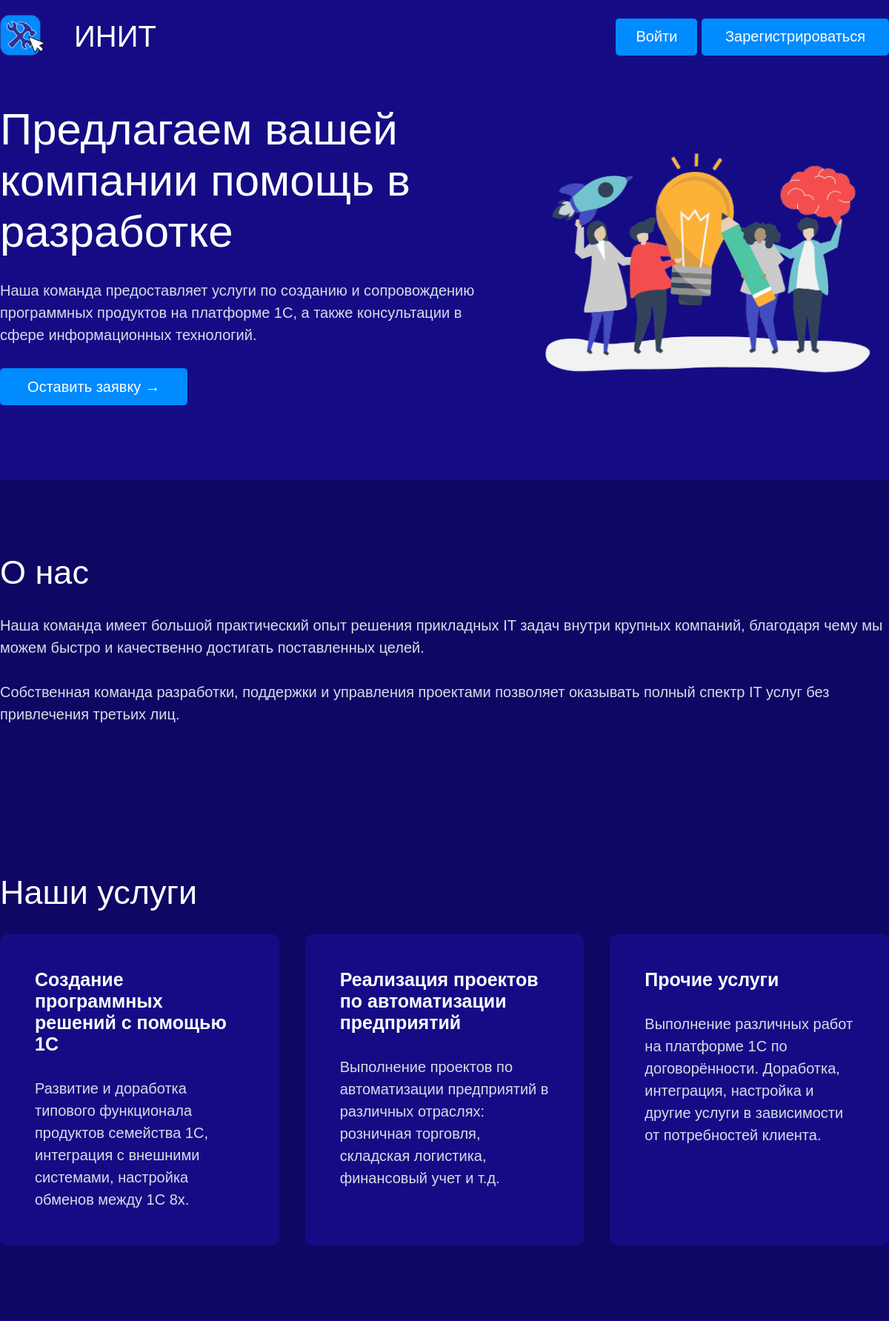
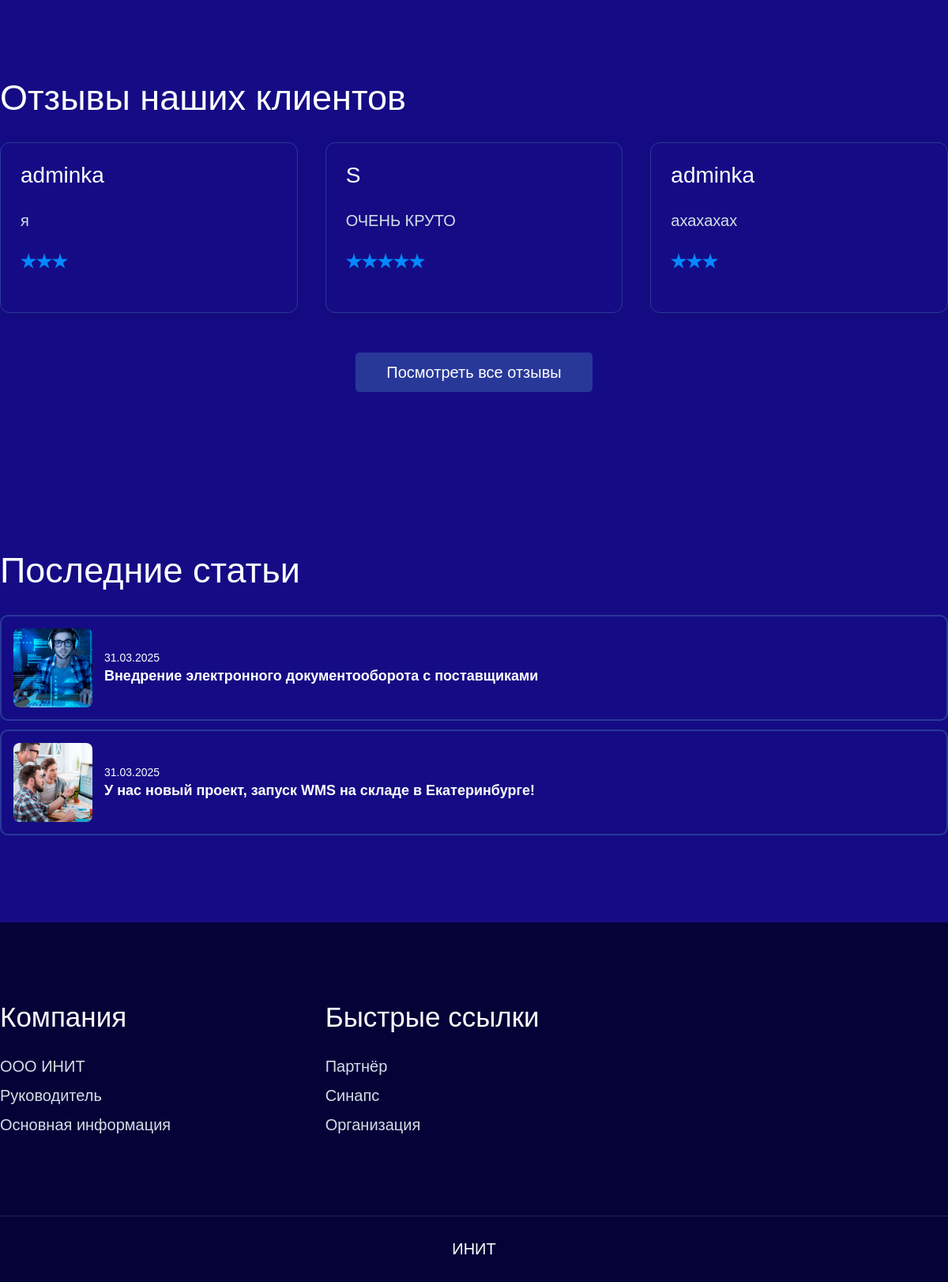
The page / on the database its author committed (2 pictures, top to bottom).
### services/models.py (models this page shows, shortened)
class Services(models.Model):
    title = models.CharField(max_length = 150)
    about = models.TextField()
    price = models.DecimalField(max_digits=10, decimal_places=2)

### feedback/models.py (models this page shows, shortened)
class Feedbacks(models.Model):
    author = models.ForeignKey(User, on_delete=models.CASCADE, related_name='reviews', verbose_name='Автор')
    content = models.TextField(verbose_name='Содержимое отзыва')
    rating = models.PositiveSmallIntegerField(
        validators=[MinValueValidator(1), MaxValueValidator(5)],
        verbose_name='Оценка'
    )
    created_at = models.DateTimeField(auto_now_add=True, verbose_name='Дата создания')
    class Meta:
        verbose_name = 'Отзыв'
        verbose_name_plural = 'Отзывы'
        ordering = ['-created_at']

### users/models.py (models this page shows)
class User(AbstractBaseUser, PermissionsMixin):
    login = models.CharField(
        max_length=50,
        unique=True,
        validators=[
            RegexValidator(
                regex=r'^[a-zA-Z0-9]+$',
                message="Логин должен содержать только латиницу и цифры."
            )
        ],
        verbose_name='Логин'
    )
    password = models.CharField(max_length=128, verbose_name='Пароль')
    full_name = models.CharField(
        max_length=100,
        validators=[
            RegexValidator(
                regex=r'^[а-яА-ЯёЁ\s]+$',
                message="ФИО должно содержать только кириллицу и пробелы."
            )
        ],
        verbose_name='ФИО'
    )
    phone = models.CharField(
        max_length=17,
        validators=[
            RegexValidator(
                regex=r'^\+7\(\d{3}\)-\d{3}-\d{2}-\d{2}$',
                message="Телефон должен быть в формате +7(XXX)-XXX-XX-XX."
            )
        ],
        verbose_name='Телефон'
    )
    email = models.EmailField(
        unique=True,
        validators=[EmailValidator(message="Введите корректный email.")],
        verbose_name='Email'
    )
    is_active = models.BooleanField(default=True, verbose_name='Активен')
    is_staff = models.BooleanField(default=False, verbose_name='Персонал')
    objects = UserManager()
    USERNAME_FIELD = 'login'
    REQUIRED_FIELDS = ['full_name', 'phone', 'email']
    def __str__(self):
        return self.login

### news/models.py (models this page shows, shortened)
class Article(models.Model):
    title = models.CharField(max_length = 150)
    content = models.TextField()
    date = models.DateTimeField(auto_now_add=True, verbose_name='Дата создания')
    image = models.ImageField(upload_to='images/')

### news/views.py (the view)
# urls.py: path('', views.list, name='main_page'),
def list(request):
    articles = Article.objects.order_by('-date')
    services = Services.objects.all()
    feedbacks = Feedbacks.objects.all()
    feedback_response = FeedbackResponse.objects.all()
    form = RegistrationForm()
    form_login = LoginForm()
    form_feedback = ReviewForm()
    request_form = RequestForm()
    form_article = ArticleForm()
    response_form = ResponseForm()
    response_reply_form = ResponseReplyForm()
    return render(request, 'index.html', {
        'articles': articles, 'services': services, 'feedbacks': feedbacks,
        'form': form, 'form_login': form_login, 'form_feedback': form_feedback,
        'request_form': request_form, 'form_article': form_article,
        'response_form': response_form, 'feedback_response': feedback_response,
        'response_reply_form': response_reply_form
        })

### news/templates/index.html (shortened to what this page needs)
{% load static %}
<!DOCTYPE html>
<html lang="en">
<head>
    <link rel="stylesheet" href="{% static 'css/base.css' %}">
    <link rel="stylesheet" href="{% static 'css/style.css' %}">
    <link rel="stylesheet" href="{% static 'css/mobile_main.css' %}">
</head>
<body>
    <header class="header">
        <div class="head">
            <div class="logo">
                <a href="{% url 'main_page' %}"><img src="{% static 'images/logo.png' %}" alt="logo"></a>
                <a href="{% url 'main_page' %}"><h1>ИНИТ</h1></a>
            </div>
                {% if user.is_authenticated %}
                    <div class="auth-buttons">
                        <button id="logoutBtn" class="contact btn-out">Выйти</button>
                        <a href="{% url 'user_profile' %}" class="contact open-prof">Профиль</a>
                    </div>
                {% else %}
                    <div>
                        <button id="openLoginModalBtn" class="contact btn-come">Войти</button>
                        <button id="openRegisterModalBtn" class="contact">Зарегистрироваться</button>
                    </div>
                {% endif %}
        </div>
    </header>
    <div class="main" id="main">
        <div class="main_text">
            <p class="caption">Предлагаем вашей компании помощь в разработке</p>
            <p class="word">Наша команда предоставляет услуги по созданию и сопровождению программных продуктов на платформе 1С, а также консультации в<br> сфере информационных технологий.</p>
            <button id="openRequestModalBtn" class="about_btn">Оставить заявку →</button>
        </div>
        <img src="{% static 'images/main_img.png' %}">
    </div>
    <div class="dark" id="about">
        <div class="about content">
            <p class="topic">О нас</p>
            <p class="word">Наша команда имеет большой практический опыт решения прикладных IT задач внутри крупных компаний, благодаря чему мы можем быстро и качественно достигать поставленных целей.</p>
            <p class="word">Собственная команда разработки, поддержки и управления проектами позволяет оказывать полный спектр IT услуг без привлечения третьих лиц.</p>
        </div>
    </div>
    <div class="dark" id="services">
        <div class="services content">
            <p class="topic">Наши услуги</p>
            <div class="service_blocks">
                {% for service in services %}
                    <div class="service_block">
                        <p class="caption_service">{{ service.title }}</p>
                        <p class="word">{{ service.about }}</p>
                    </div>
                {% endfor %}
            </div>
        </div>
    </div>
    <div class="section" id="reviews">
        <p class="topic">Отзывы наших клиентов</p>
        <div class="reviews-container">
            <div class="reviews_blocks">
                {% for feedback in feedbacks %}
                    <div class="review_block {% if forloop.counter > 3 %}hidden-review{% endif %}">
                        <div class="review_user">
                            <p class="review_user_name">{{ feedback.author }}</p>
                        </div>
                        <p class="word">{{ feedback.content }}</p>
                        <div class="rating">
                            {% with "x"|rjust:feedback.rating as stars %}
                                {% for _ in stars %}
                                    <img src="{% static 'images/star.png' %}" alt="star">
                                {% endfor %}
                            {% endwith %}
                        </div>
                    </div>
                {% endfor %}
            </div>
        </div>
        {% if feedbacks|length > 3 %}
            <button class="btn-show-all">Посмотреть все отзывы</button>
        {% endif %}
    </div>
    <div class="section">
        <p class="topic">Последние статьи</p>
        <div class="articles-list">
            {% for article in articles %}
                <div class="article-item">
                    <a href="{% url 'paper' article.id %}" class="article-link">
                        <img src="{{ article.image.url }}" class="article-img">
                        <div class="article-content">
                            <p class="article-date">{{ article.date|date:"d.m.Y" }}</p>
                            <p class="article-title">{{ article.title }}</p>
                        </div>
                    </a>
                </div>
            {% endfor %}
        </div>
    </div>
    <div class="darkest" id="contacts">
        <div class="contacts">
            <div class="contact_list">
                <p class="contact_name">Компания</p>
                <a href="https://www.audit-it.ru/contragent/1226600016092_ooo-init?utm_source=chatgpt.com" class="word contact_text">ООО ИНИТ</a>
                <a href="https://rusprofiles.com/init-1226600016092/" class="word contact_text">Руководитель</a>
                <a href="https://companies.rbc.ru/id/1226600016092-ooo-init/?utm_source=chatgpt.com" class="word contact_text">Основная информация</a>
            </div>
            <div class="contact_list">
                <p class="contact_name">Быстрые ссылки</p>
                <a href="https://dobrotsen.ru/" class="word contact_text">Партнёр</a>
                <a href="https://synapsenet.ru/organizacii/1226600016092-ooo-init?utm_source=chatgpt.com" class="word contact_text">Синапс</a>
                <a href="https://www.list-org.com/company/13342910" class="word contact_text">Организация</a>
            </div>
            <div class="contact_list"></div>
        </div>
    </div>
    <footer><span>ИНИТ</span></footer>
</body>
</html>

### static/css/base.css (style rules this page uses)
* { margin: 0; padding: 0; box-sizing: border-box; font-family: Arial, "Helvetica Neue", Helvetica, sans-serif; color: white; font-size: 20px; font-weight: normal; transition: 0.6s; }
button { background-color: rgb(0, 139, 255); border-radius: 5px; width: 253px; height: 50px; border: solid 0px; }
.topic { font-size: 45px; }
.word { line-height: 30px; color: rgb(214, 222, 231); }
.section { display: flex; flex-direction: column; gap: 30px; padding-top: 100px; padding-bottom: 100px; }
body { width: 100%; max-width: 1200px; background-color: rgb(21, 12, 133); margin: 0 auto; }
header { width: 100%; background-color: rgb(21, 12, 133); position: fixed; top: 0; left: 0; padding-top: 20px; padding-bottom: 10px; }
.head { max-width: 1200px; margin: 0 auto; display: flex; align-items: center; gap: 20px; justify-content: space-between; }
h1 { font-size: 40px; cursor: pointer; }
.logo { display: flex; gap: 40px; align-items: center; }
.logo img { cursor: pointer; width: 60px; }
.logo a { text-decoration: none; }
.darkest { width: 100vw; margin-left: calc((100% - 100vw) / 2); background-color: rgb(4, 2, 55); padding-top: 100px; padding-bottom: 100px; }
.contacts { max-width: 1200px; margin: 0 auto; display: flex; gap: 35px; }
.contact_list { width: 100%; display: flex; flex-direction: column; gap: 7px; }
.contact_name { font-size: 35px; padding-bottom: 20px; }
.contact_text { text-decoration: none; }
footer { width: 100vw; margin-left: calc((100% - 100vw) / 2); background-color: rgb(4, 2, 55); padding-top: 30px; padding-bottom: 30px; text-align: center; border-top: solid 1px rgb(39, 36, 84); }

### static/css/style.css (style rules this page uses)
.main { display: flex; align-items: center; padding-top: 140px; padding-bottom: 100px; }
.main img { width: 500px; }
.caption { font-size: 60px; }
.main_text { display: flex; flex-direction: column; gap: 30px; }
.dark { width: 100vw; margin-left: calc((100% - 100vw) / 2); background-color: rgb(14, 7, 100); padding-top: 100px; padding-bottom: 100px; }
.content { max-width: 1200px; margin: 0 auto; display: flex; flex-direction: column; gap: 30px; }
.service_blocks { display: flex; gap: 35px; }
.service_block { width: 100%; display: flex; flex-direction: column; gap: 30px; background-color: rgb(21, 12, 133); border-radius: 10px; padding: 47px; }
.caption_service { font-size: 25px; font-weight: bold; }
.reviews_blocks { display: grid; grid-template-columns: repeat(3, 1fr); gap: 35px; margin-bottom: 20px; }
.btn-show-all { background: none; padding: 10px 20px; border-radius: 5px; cursor: pointer; transition: 0.3s; margin: 0 auto; display: block; width: 300px; background-color: rgb(40, 56, 153); color: white; border: 2px solid rgb(40, 56, 153); }
.review_block { width: 100%; display: flex; flex-direction: column; gap: 10px; border-radius: 10px; border: solid 1px rgb(40, 56, 153); padding: 47px; }
.review_user { display: flex; gap: 20px; align-items: center; }
.review_user_name { font-size: 28px; }
.rating { display: flex; }
.rating img { width: 15px; }
.articles-list { display: flex; flex-direction: column; gap: 1px; }
.article-img { width: 100px; height: 100px; object-fit: cover; border-radius: 8px; margin-right: 15px; }
.article-item { border: 2px solid rgb(40, 56, 153); border-radius: 10px; box-shadow: none; margin-bottom: 10px; overflow: hidden; transition: transform 0.3s ease, border-color 0.3s ease; }
.article-link { display: flex; align-items: center; text-decoration: none; color: inherit; padding: 15px; }
.article-content { display: flex; flex-direction: column; }
.article-date { font-size: 14px; margin-bottom: 5px; }
.article-title { font-size: 18px; font-weight: bold; }
.btn-come { width: 110px; }
.reviews_blocks { display: grid; grid-template-columns: repeat(auto-fit, minmax(300px, 1fr)); gap: 25px; margin-bottom: 40px; }
.review_block { border-radius: 12px; box-shadow: 0 4px 15px rgba(0, 0, 0, 0.1); padding: 25px; transition: transform 0.3s ease, box-shadow 0.3s ease; }
.review_user { display: flex; align-items: center; gap: 15px; margin-bottom: 15px; }
.review_block .word { line-height: 1.6; margin-bottom: 15px; }
.rating img { width: 20px; }
.review_block { transition: opacity 0.3s ease, transform 0.3s ease; }
.reviews_blocks { display: grid; grid-template-columns: repeat(auto-fit, minmax(300px, 1fr)); gap: 35px; margin-bottom: 20px; }
.review_block { display: flex; flex-direction: column; }

### rows shown on the page
Services: title "Создание программных решений с помощью 1С", about "Развитие и доработка типового функционала продуктов семейства 1С, интеграция с внешними системами, настройка обменов между 1С 8x."
Services: title "Реализация проектов по автоматизации предприятий", about "Выполнение проектов по автоматизации предприятий в различных отраслях: розничная торговля, складская логистика, финансовый учет и т.д."
Services: title "Прочие услуги", about "Выполнение различных работ на платформе 1С по договорённости. Доработка, интеграция, настройка и другие услуги в зависимости от потребностей клиента."
Feedbacks: author "adminka", content "я", rating 3 (drawn)
Feedbacks: author "S", content "ОЧЕНЬ КРУТО", rating 5 (drawn)
Feedbacks: author "adminka", content "ахахахах", rating 3 (drawn)
Article: image (picture), date "31.03.2025", title "Внедрение электронного документооборота с поставщиками"
Article: image (picture), date "31.03.2025", title "У нас новый проект, запуск WMS на складе в Екатеринбурге!"
